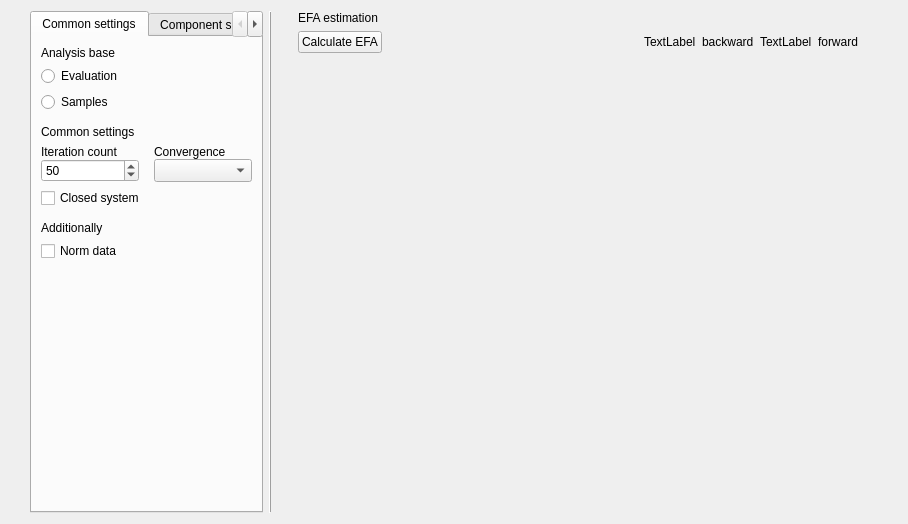
<?xml version="1.0" encoding="UTF-8"?>
<ui version="4.0">
 <class>WebDialogMCRBuildSettings</class>
 <widget class="QWidget" name="WebDialogMCRBuildSettings">
  <property name="geometry">
   <rect>
    <x>0</x>
    <y>0</y>
    <width>908</width>
    <height>524</height>
   </rect>
  </property>
  <property name="windowTitle">
   <string>Form</string>
  </property>
  <layout class="QHBoxLayout" name="horizontalLayout_2">
   <property name="leftMargin">
    <number>30</number>
   </property>
   <property name="rightMargin">
    <number>30</number>
   </property>
   <item>
    <widget class="QTabWidget" name="tabWidget">
     <property name="currentIndex">
      <number>0</number>
     </property>
     <widget class="QWidget" name="CommonSettings">
      <property name="sizePolicy">
       <sizepolicy hsizetype="Minimum" vsizetype="Maximum">
        <horstretch>0</horstretch>
        <verstretch>0</verstretch>
       </sizepolicy>
      </property>
      <attribute name="title">
       <string>Common settings</string>
      </attribute>
      <layout class="QVBoxLayout" name="verticalLayout_3">
       <property name="sizeConstraint">
        <enum>QLayout::SetMinimumSize</enum>
       </property>
       <item>
        <widget class="QLabel" name="AnalysisBaseLabel">
         <property name="sizePolicy">
          <sizepolicy hsizetype="Preferred" vsizetype="Maximum">
           <horstretch>0</horstretch>
           <verstretch>0</verstretch>
          </sizepolicy>
         </property>
         <property name="text">
          <string>Analysis base</string>
         </property>
        </widget>
       </item>
       <item>
        <layout class="QVBoxLayout" name="AnalysisBaseLayout">
         <property name="spacing">
          <number>6</number>
         </property>
         <item>
          <widget class="QRadioButton" name="EvaluationRadioButton">
           <property name="text">
            <string>Evaluation</string>
           </property>
          </widget>
         </item>
         <item>
          <widget class="QRadioButton" name="SamplesRadioButton">
           <property name="text">
            <string>Samples</string>
           </property>
          </widget>
         </item>
        </layout>
       </item>
       <item>
        <spacer name="verticalSpacer_2">
         <property name="orientation">
          <enum>Qt::Vertical</enum>
         </property>
         <property name="sizeType">
          <enum>QSizePolicy::Fixed</enum>
         </property>
         <property name="sizeHint" stdset="0">
          <size>
           <width>20</width>
           <height>7</height>
          </size>
         </property>
        </spacer>
       </item>
       <item>
        <widget class="QLabel" name="CommonSettingsLabel">
         <property name="sizePolicy">
          <sizepolicy hsizetype="Preferred" vsizetype="Maximum">
           <horstretch>0</horstretch>
           <verstretch>0</verstretch>
          </sizepolicy>
         </property>
         <property name="text">
          <string>Common settings</string>
         </property>
        </widget>
       </item>
       <item>
        <layout class="QGridLayout" name="CommonSettingsGridLayout">
         <property name="sizeConstraint">
          <enum>QLayout::SetMinimumSize</enum>
         </property>
         <property name="spacing">
          <number>0</number>
         </property>
         <item row="0" column="2">
          <widget class="QLabel" name="CoonvergenceLabel">
           <property name="text">
            <string>Convergence</string>
           </property>
          </widget>
         </item>
         <item row="1" column="0">
          <widget class="QSpinBox" name="IterationCountSpinBox">
           <property name="sizePolicy">
            <sizepolicy hsizetype="Minimum" vsizetype="Fixed">
             <horstretch>0</horstretch>
             <verstretch>0</verstretch>
            </sizepolicy>
           </property>
           <property name="minimum">
            <number>1</number>
           </property>
           <property name="maximum">
            <number>100</number>
           </property>
           <property name="value">
            <number>50</number>
           </property>
          </widget>
         </item>
         <item row="0" column="0">
          <widget class="QLabel" name="IterationCountLabel">
           <property name="sizePolicy">
            <sizepolicy hsizetype="Preferred" vsizetype="Maximum">
             <horstretch>0</horstretch>
             <verstretch>0</verstretch>
            </sizepolicy>
           </property>
           <property name="text">
            <string>Iteration count</string>
           </property>
          </widget>
         </item>
         <item row="1" column="2">
          <widget class="QComboBox" name="ConvergenceComboBox">
           <property name="sizePolicy">
            <sizepolicy hsizetype="Preferred" vsizetype="Minimum">
             <horstretch>0</horstretch>
             <verstretch>0</verstretch>
            </sizepolicy>
           </property>
          </widget>
         </item>
         <item row="1" column="1">
          <spacer name="horizontalSpacer">
           <property name="orientation">
            <enum>Qt::Horizontal</enum>
           </property>
           <property name="sizeType">
            <enum>QSizePolicy::Fixed</enum>
           </property>
           <property name="sizeHint" stdset="0">
            <size>
             <width>15</width>
             <height>1</height>
            </size>
           </property>
          </spacer>
         </item>
        </layout>
       </item>
       <item>
        <widget class="QCheckBox" name="ClosedSystemCheckBox">
         <property name="text">
          <string>Closed system</string>
         </property>
        </widget>
       </item>
       <item>
        <spacer name="verticalSpacer">
         <property name="orientation">
          <enum>Qt::Vertical</enum>
         </property>
         <property name="sizeType">
          <enum>QSizePolicy::Fixed</enum>
         </property>
         <property name="sizeHint" stdset="0">
          <size>
           <width>20</width>
           <height>7</height>
          </size>
         </property>
        </spacer>
       </item>
       <item>
        <widget class="QLabel" name="label_additionally">
         <property name="text">
          <string>Additionally</string>
         </property>
        </widget>
       </item>
       <item>
        <widget class="QCheckBox" name="NormDataCheckBox">
         <property name="text">
          <string>Norm data</string>
         </property>
        </widget>
       </item>
       <item>
        <spacer name="verticalSpacer_3">
         <property name="orientation">
          <enum>Qt::Vertical</enum>
         </property>
         <property name="sizeHint" stdset="0">
          <size>
           <width>20</width>
           <height>40</height>
          </size>
         </property>
        </spacer>
       </item>
      </layout>
     </widget>
     <widget class="QWidget" name="ComponentSettings">
      <property name="sizePolicy">
       <sizepolicy hsizetype="Minimum" vsizetype="Minimum">
        <horstretch>0</horstretch>
        <verstretch>0</verstretch>
       </sizepolicy>
      </property>
      <attribute name="title">
       <string>Component settings</string>
      </attribute>
      <layout class="QVBoxLayout" name="verticalLayout_4">
       <item>
        <widget class="QScrollArea" name="scrollArea">
         <property name="widgetResizable">
          <bool>true</bool>
         </property>
         <widget class="QWidget" name="ScrollAreaLayout">
          <property name="geometry">
           <rect>
            <x>0</x>
            <y>0</y>
            <width>217</width>
            <height>23</height>
           </rect>
          </property>
          <property name="sizePolicy">
           <sizepolicy hsizetype="Preferred" vsizetype="Maximum">
            <horstretch>0</horstretch>
            <verstretch>0</verstretch>
           </sizepolicy>
          </property>
          <layout class="QVBoxLayout" name="verticalLayout_2">
           <property name="leftMargin">
            <number>0</number>
           </property>
           <property name="topMargin">
            <number>0</number>
           </property>
           <property name="rightMargin">
            <number>0</number>
           </property>
           <property name="bottomMargin">
            <number>0</number>
           </property>
           <item>
            <layout class="QHBoxLayout" name="ComponentHorizontalLayout">
             <property name="sizeConstraint">
              <enum>QLayout::SetMinimumSize</enum>
             </property>
             <item>
              <widget class="QLabel" name="ComponentCountLabel">
               <property name="sizePolicy">
                <sizepolicy hsizetype="Preferred" vsizetype="Maximum">
                 <horstretch>0</horstretch>
                 <verstretch>0</verstretch>
                </sizepolicy>
               </property>
               <property name="text">
                <string>Component count</string>
               </property>
              </widget>
             </item>
             <item>
              <widget class="QSpinBox" name="ComponentCountSpinBox">
               <property name="sizePolicy">
                <sizepolicy hsizetype="Minimum" vsizetype="Maximum">
                 <horstretch>0</horstretch>
                 <verstretch>0</verstretch>
                </sizepolicy>
               </property>
              </widget>
             </item>
            </layout>
           </item>
          </layout>
         </widget>
        </widget>
       </item>
      </layout>
     </widget>
    </widget>
   </item>
   <item>
    <widget class="QFrame" name="frame">
     <property name="frameShape">
      <enum>QFrame::VLine</enum>
     </property>
     <property name="frameShadow">
      <enum>QFrame::Raised</enum>
     </property>
    </widget>
   </item>
   <item>
    <layout class="QVBoxLayout" name="verticalLayout">
     <item>
      <widget class="QLabel" name="label_EFAEstimation">
       <property name="sizePolicy">
        <sizepolicy hsizetype="Preferred" vsizetype="Maximum">
         <horstretch>0</horstretch>
         <verstretch>0</verstretch>
        </sizepolicy>
       </property>
       <property name="text">
        <string>EFA estimation</string>
       </property>
       <property name="indent">
        <number>20</number>
       </property>
      </widget>
     </item>
     <item>
      <layout class="QHBoxLayout" name="horizontalLayout">
       <property name="leftMargin">
        <number>20</number>
       </property>
       <property name="rightMargin">
        <number>20</number>
       </property>
       <item>
        <widget class="QPushButton" name="pushButton_calculateEFA">
         <property name="sizePolicy">
          <sizepolicy hsizetype="Minimum" vsizetype="Maximum">
           <horstretch>0</horstretch>
           <verstretch>0</verstretch>
          </sizepolicy>
         </property>
         <property name="text">
          <string>Calculate EFA</string>
         </property>
        </widget>
       </item>
       <item>
        <spacer name="horizontalSpacer_2">
         <property name="orientation">
          <enum>Qt::Horizontal</enum>
         </property>
         <property name="sizeHint" stdset="0">
          <size>
           <width>40</width>
           <height>20</height>
          </size>
         </property>
        </spacer>
       </item>
       <item>
        <widget class="QLabel" name="label_blue">
         <property name="text">
          <string>TextLabel</string>
         </property>
        </widget>
       </item>
       <item>
        <widget class="QLabel" name="label_2">
         <property name="sizePolicy">
          <sizepolicy hsizetype="Preferred" vsizetype="Maximum">
           <horstretch>0</horstretch>
           <verstretch>0</verstretch>
          </sizepolicy>
         </property>
         <property name="text">
          <string>backward</string>
         </property>
        </widget>
       </item>
       <item>
        <widget class="QLabel" name="label_red">
         <property name="text">
          <string>TextLabel</string>
         </property>
        </widget>
       </item>
       <item>
        <widget class="QLabel" name="label_4">
         <property name="sizePolicy">
          <sizepolicy hsizetype="Preferred" vsizetype="Maximum">
           <horstretch>0</horstretch>
           <verstretch>0</verstretch>
          </sizepolicy>
         </property>
         <property name="text">
          <string>forward</string>
         </property>
         <property name="alignment">
          <set>Qt::AlignLeading|Qt::AlignLeft|Qt::AlignVCenter</set>
         </property>
        </widget>
       </item>
      </layout>
     </item>
     <item>
      <widget class="EFAPlot" name="widget_EFAPlot" native="true">
       <property name="minimumSize">
        <size>
         <width>600</width>
         <height>450</height>
        </size>
       </property>
      </widget>
     </item>
    </layout>
   </item>
  </layout>
 </widget>
 <customwidgets>
  <customwidget>
   <class>EFAPlot</class>
   <extends>QWidget</extends>
   <header>ui/plots/efa_plot.h</header>
   <container>1</container>
  </customwidget>
 </customwidgets>
 <resources/>
 <connections/>
</ui>
